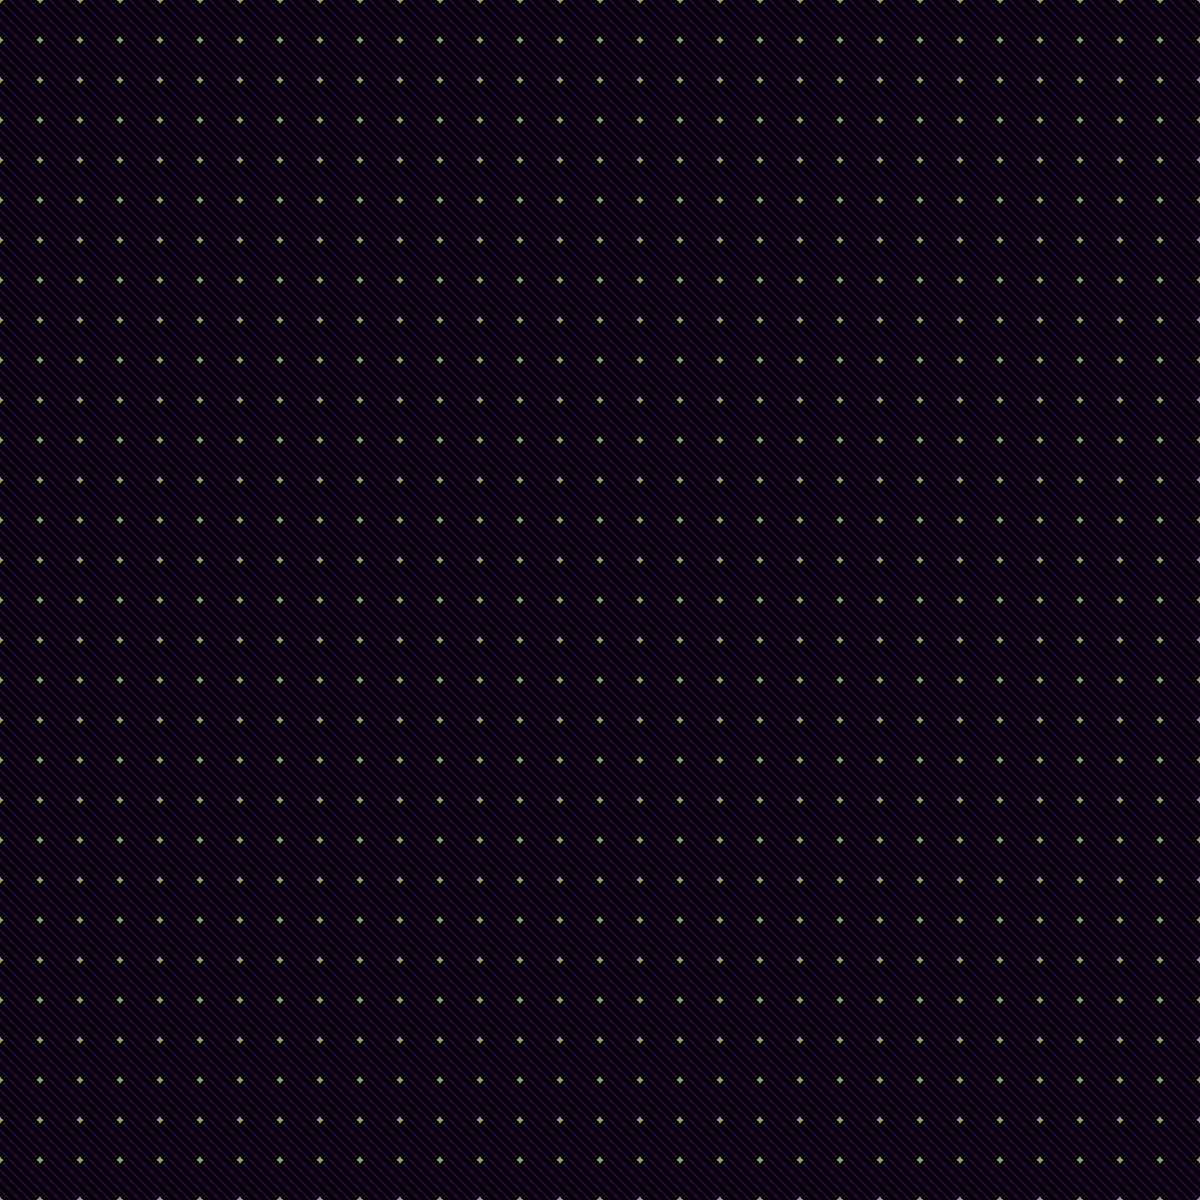

A level layout from a 2D game, rendered from its tile map. Below: a short description, then the map file with tile-grid data replaced by summaries:
An orthogonal 30x30 tile map with 40x40 px tiles, 3 tile layers (Main, Ents, BG).

<map version="1.0" orientation="orthogonal" width="30" height="30" tilewidth="40" tileheight="40">
 <tileset firstgid="1" source="PtTotD.tsx" />
 <layer name="Main" width="30" height="30">
  <data>[900 cells, 900 non-empty, 15 distinct tile ids]</data>
 </layer>
 <layer name="Ents" width="30" height="30">
  <data>[900 cells, 3 non-empty, 2 distinct tile ids]</data>
 </layer>
 <layer name="BG" width="30" height="30">
  <data>[900 cells, 900 non-empty, 1 distinct tile ids]</data>
 </layer>
</map>
